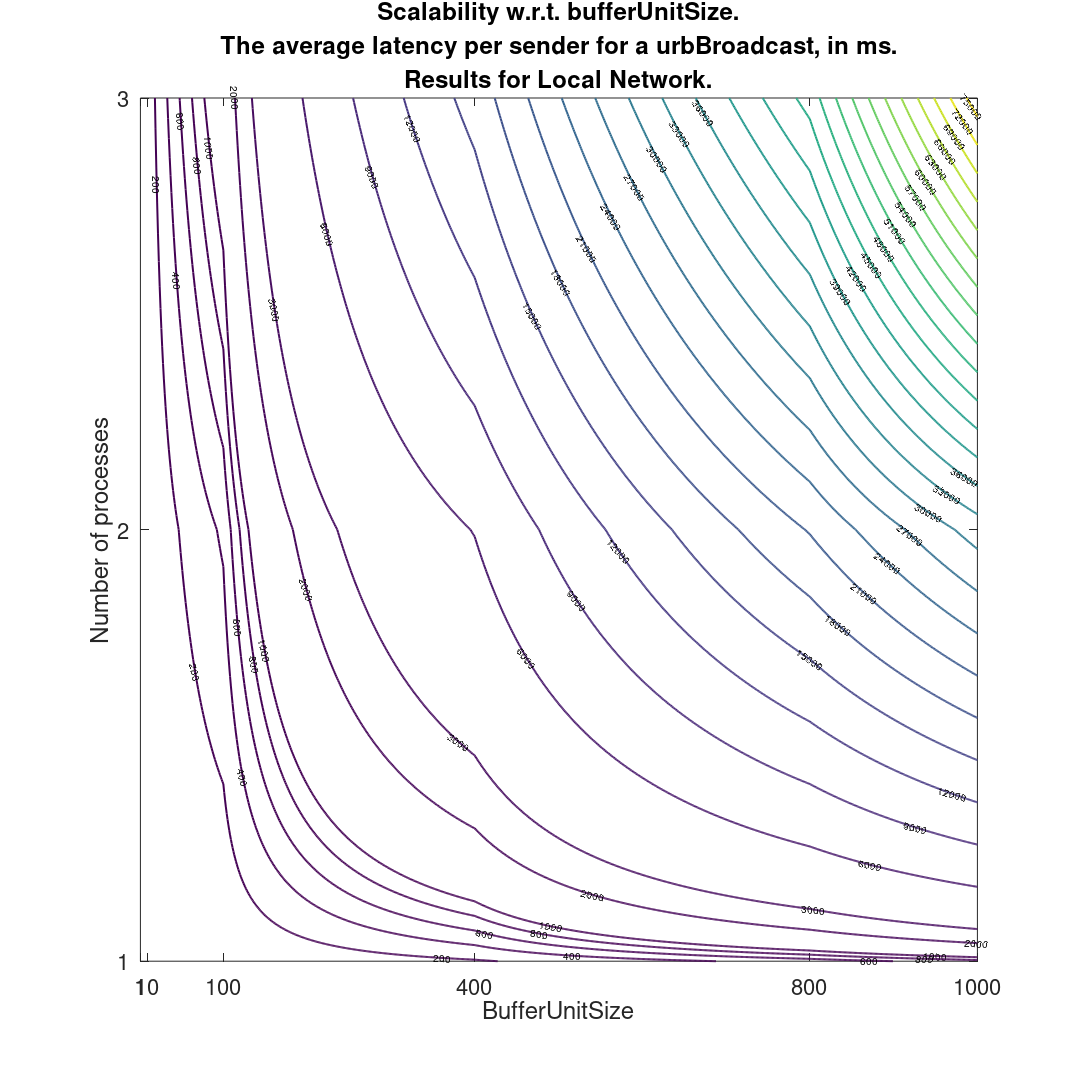

Here is the MATLAB script that generated this plot:
clf
set(0,'DefaultFigureVisible','off')
figure('DefaultAxesFontSize',22);
x = [;400;800;1;1000;10;100;1000;100;800;10;400;1;10;1;1000;400;100;800];
y = [;1;1;1;1;1;1;2;2;2;2;2;2;3;3;3;3;3;3];
z = [;179;486;2;716;4;37;31380;434;21226;39;6097;13;87;22;76966;16211;1308;46215];
[X,Y]=meshgrid(min(x):max(x),min(y):max(y));
Z=griddata(x,y,z,X,Y);
levels=0:3000:(max(z));
levels2=0:1000:2999;
contour(X,Y,Z,levels, 'linewidth', 2, 'ShowText','on');
hold on
contour(X,Y,Z,levels2, 'linewidth', 2, 'ShowText','on');
contour(X,Y,Z,0:200:800, 'linewidth', 2, 'ShowText','on');
title({'Scalability w.r.t. bufferUnitSize.', 'The average latency per sender for a urbBroadcast, in ms.', 'Results for Local Network.'})
xlabel('BufferUnitSize')
xticks([1, 10, 100, 400, 800, 1000])
ylabel('Number of processes')
yticks([1, 2, 3])
set(gcf, 'PaperPosition', [0.0 0.0 15 15]);
set(gcf, 'PaperSize', [15 15]);
hold off
saveas(gcf, 'urb_exp3_local_lat_new.pdf')
